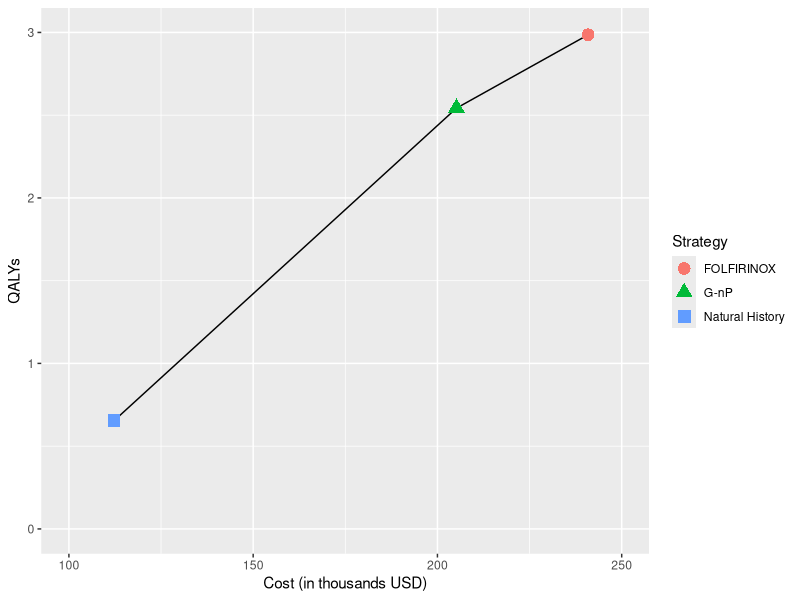

Generate this figure with R:
library(ggplot2)
library(tidyverse)
library(dplyr)


setwd("/Users/mai2125/cumc.columbia.edu/Lauren, Brianna N. - Pancreatic cancer/model/dump/icer")
df <- read_csv("panc_icers_bc_v2.csv")
df$arm <- recode(df$arm, 
                 ag = "G-nP",
                 folf = "FOLFIRINOX",
                 `natural history` = "Natural History")

ce_df <- df[!is.na(as.numeric(as.character(df$icers))),]

ggplot()+
  geom_line(data=ce_df, aes(x=cost/1000, y=QALYs))+
  geom_point(data=df,aes(x=cost/1000, y=QALYs, color=arm, shape=arm), size=4)+
  xlab("Cost (in thousands USD)")+
  labs(color="Strategy", shape="Strategy")+
  xlim(100, 250)+
  ylim(0, 3)

  
  
